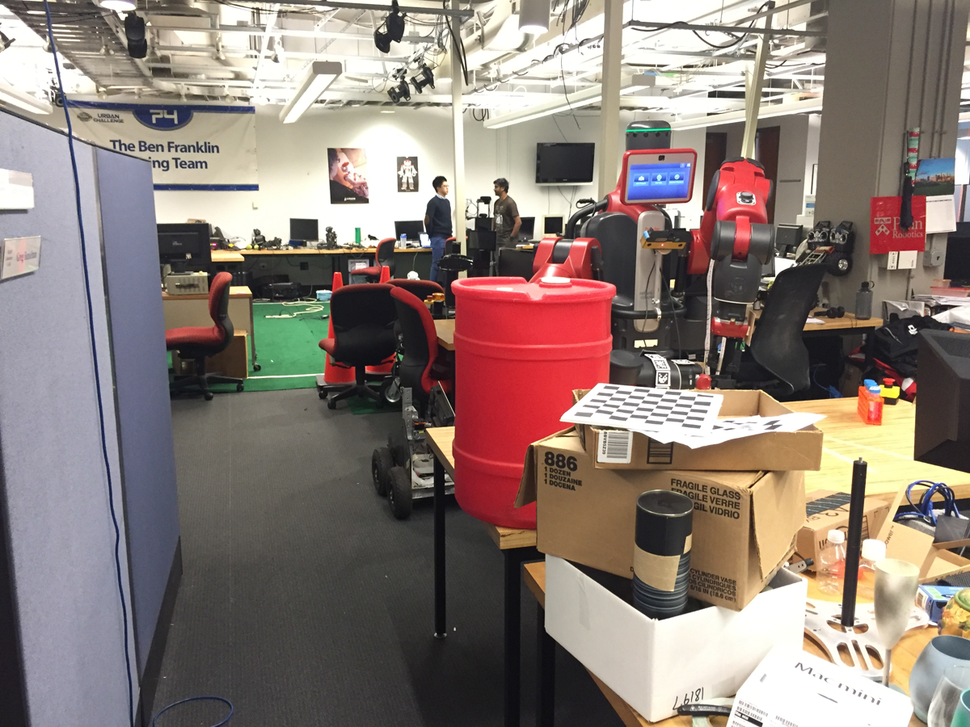
#> input picture 2018Proj1_train/001.png, 970 x 727 px, shrunk from 1200 x 900 before the run; its folder holds only this picture in this run
$ python barrel_mask_creater.py
#> lines starting #> are read from the running program, lines starting #| are printed output that depends on the picture; after the words box and inside, x2 and y2 are one past the last pixel; in counts of white or black regions, pixels touching at a corner belong together
#importing OpevCV to be able to manipulte the images
import cv2 as cv
#importing os to know the names and root location for all the images
import os

#initializing HSV upper and lower limit
low_H = 0
low_S = 0
low_V = 0
high_H = 0
high_S = 0
high_V = 0
lin_num = 0

#Defining location of images and output
directory = r"C:\Users\alaah\OneDrive\Desktop\aUtoronto-Application\2018Proj1_train"
output = r"C:\Users\alaah\OneDrive\Desktop\aUtoronto-Application\output"

#iterates through txt file and sums all the values of each HSV upper and lower limit
with open(r"C:\Users\alaah\OneDrive\Desktop\aUtoronto-Application\hsv_values.txt","r") as hsv_txt:
#> (reads hsv_values.txt from the repository)
            for line in hsv_txt:
                currentline = line.split(",")
                low_H += int(currentline[0])
                low_S += int(currentline[1])
                low_V += int(currentline[2])
                high_H += int(currentline[3])
                high_S += int(currentline[4])
                high_V += int(currentline[5])
                lin_num+=1


#Finds the average value of each limit
low_H = low_H/lin_num
low_S = low_S/lin_num
low_V = low_V/lin_num
high_H = high_H/lin_num
high_S = high_S/lin_num
high_V = high_V/lin_num

#iterates through folder and extracts image file name and root location
for root, subdirectories, files in os.walk(directory):
    for file in files:
        os.path.join(root, file)

        #image is converted to hsv
        image = cv.imread(os.path.join(root, file))
#> image is the input picture: shape (727, 970, 3); mean B, G, R 119.2, 125.9, 139.8
        hsvimage = cv.cvtColor(image, cv.COLOR_BGR2HSV)
#> hsvimage: shape (727, 970, 3); mean H, S, V 58, 48.6, 143.9

        #threshold limit placed on hsv based on average upper and lower limit for hue
        thresholdimage = cv.inRange(hsvimage, (low_H, 0, 0), (high_H, 255, 255))
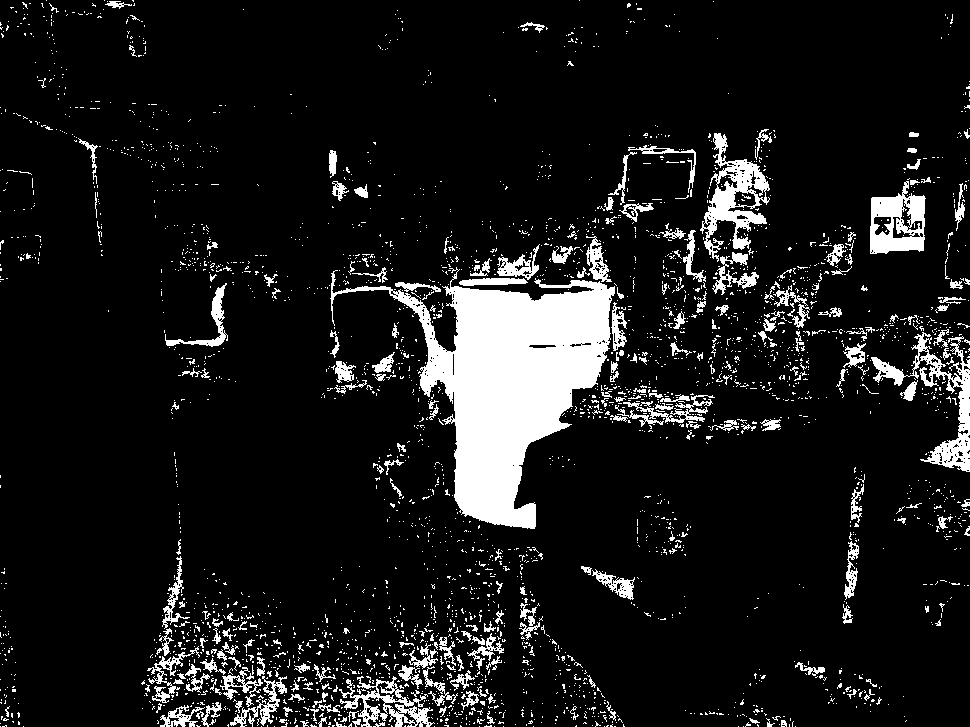
#> thresholdimage: shape (727, 970); 10.1% white; 3134 white regions (2882 under 20 px), largest, box (x1, y1, x2, y2) and area: (330, 267, 615, 529) 28685, (700, 133, 770, 262) 3103, (871, 332, 970, 472) 3055

        #extracts file name
        file_name = os.path.splitext(file)[0]

        output_image_directory = "{}\{}_mask.png".format(output,file_name)
        #saves image mask as "imagename_mask" in the output folder
        output_image = cv.imwrite(output_image_directory,thresholdimage)
